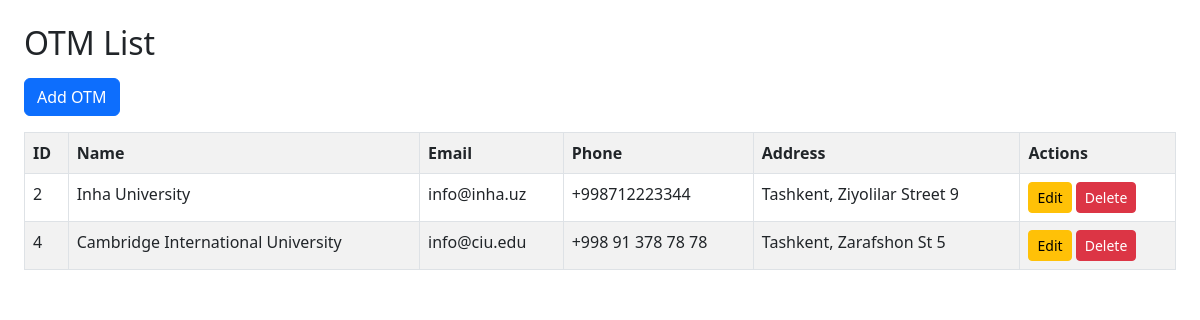
Before: /otm/ with the older database file.
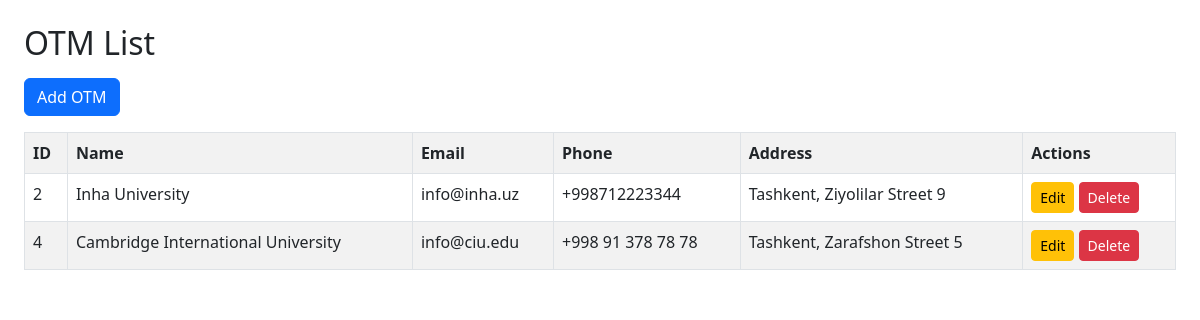
After: the same page with the newer database file.
### configapp/models.py (models this page shows, shortened)
class OTM(models.Model):
    otm_name = models.CharField(max_length=100)
    otm_email = models.EmailField()
    otm_phone_number = models.CharField(max_length=20)
    otm_address = models.CharField(max_length=255)

### configapp/views.py (the view)
# urls.py: path("otm/", OTMListView.as_view(), name="otm_list"),
class OTMListView(ListView):
    model = OTM
    template_name = "otm_list.html"
    context_object_name = "otms"

### configapp/templates/otm_list.html (shortened to what this page needs)
<!DOCTYPE html>
<html lang="en">
  <head>
    <link
      rel="stylesheet"
      href="https://cdn.jsdelivr.net/npm/bootstrap@5.3.0/dist/css/bootstrap.min.css"
    />
  </head>
  <body class="p-4">
    <h2 class="mb-3">OTM List</h2>
    <a href="{% url 'configapp:otm_create' %}" class="btn btn-primary mb-3"
      >Add OTM</a
    >
    <table class="table table-bordered table-striped">
      <tr>
        <th>ID</th>
        <th>Name</th>
        <th>Email</th>
        <th>Phone</th>
        <th>Address</th>
        <th>Actions</th>
      </tr>
      {% for o in otms %}
      <tr>
        <td>{{ o.id }}</td>
        <td>{{ o.otm_name }}</td>
        <td>{{ o.otm_email }}</td>
        <td>{{ o.otm_phone_number }}</td>
        <td>{{ o.otm_address }}</td>
        <td>
          <a
            href="{% url 'configapp:otm_edit' o.id %}"
            class="btn btn-warning btn-sm"
            >Edit</a
          >
          <a
            href="{% url 'configapp:otm_delete' o.id %}"
            class="btn btn-danger btn-sm"
            >Delete</a
          >
        </td>
      </tr>
      {% endfor %}
    </table>
  </body>
</html>

Changed rows visible on the page:
changed OTM "Cambridge International University": otm_address "Tashkent, Zarafshon St 5" → "Tashkent, Zarafshon Street 5"
